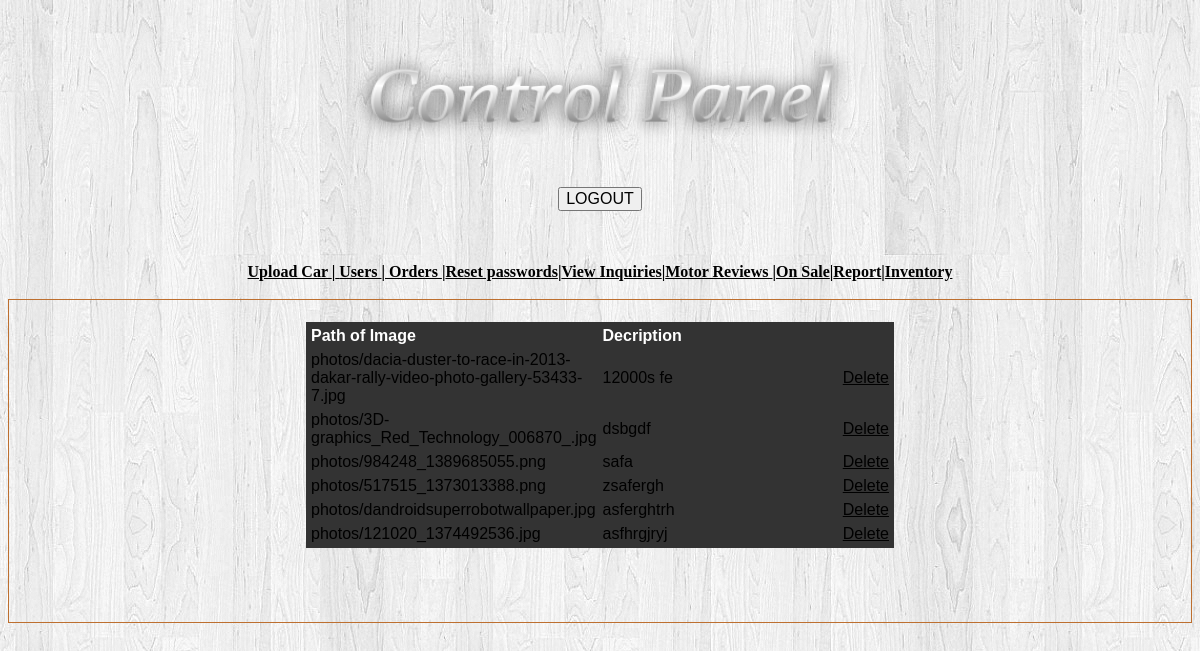
Screenshot of /onsale.php with the database file from the repository.
### tables this page shows
CREATE TABLE IF NOT EXISTS `uploads` (
  `id` int(30) NOT NULL AUTO_INCREMENT,
  `location` text NOT NULL,
  `caption` text NOT NULL,
  PRIMARY KEY (`id`)
);

### onsale.php (the view, shortened to what this page needs)
<!DOCTYPE html PUBLIC "-//W3C//DTD XHTML 1.0 Transitional//EN" "http://www.w3.org/TR/xhtml1/DTD/xhtml1-transitional.dtd">
<html xmlns="http://www.w3.org/1999/xhtml">
<?php
$quey1="select * from uploads";
$result=mysql_query($quey1) or die(mysql_error());
?>
<head>
<link href="css/style.css" rel="stylesheet" type="text/css" />
</head>
<body>
<div id="templatemo_container">
<div id="templatemo_top_panel">
  <div align="center">
    <table width="197" height="120" border="0" align="center">
    <tr>
      <td><img src="images/coollogo_com-250804822.png" alt="asf" width="528" height="145" /></td>
    </tr>
  </table></p>
  </div>
</div>
<div id="templatemo_content_panel_1">
	<div align="left" class="style8">
	  <div align="center"><a href="Adminlogin.html" class="heading2">
	    <input type="button" value="LOGOUT" class="body_txt" />
	    </a></div>
	</div>
	  <p align="center">&nbsp;</p>
  </div>
  <div id="templatemo_section_1_1">
    <div id="header">
      <div align="center" class="style5">
         <p align="center" class="style1 style6"><span class="style5"><a href="upload.php" class="style6">Upload Car </a>|<span class="style6"><a href="users.php" class="style6"> Users  </a>|<a href="orders.php" class="style6"> Orders </a>|<a href="reset.php" class="style6">Reset passwords</a>|<a href="viewinquiries.php" class="style6">View Inquiries</a></span></span>|<a href="viewreviews.php" class="style6">Motor  Reviews </a>|<a href="onsale.php" class="style6">On Sale</a>|<a href="report.php" target="_blank" class="style6">Report</a>|<a href="level.php" target="_blank" class="style6">Inventory</a></p>
	    <div style="border:#bd6f2f solid 1px;padding:4px 6px 2px 6px">
	    <div id="container">
              <table width="588" height="70" border="1" align="center" bordercolor="#333333" bgcolor="#333333" class="style6" >
  <caption>&nbsp;
  </caption>
  <tr>
    <th width="253" bgcolor="#333333"><div align="left" class="style8 style7">Path of Image </div></th>
    <th width="352" bgcolor="#333333"><div align="left" class="style8 style7">Decription</div></th>
	</tr>
  <?php
while($row=mysql_fetch_array($result)){
echo "<tr><td>";
echo $row['location'];
echo "</td><td>";
echo $row['caption'];
echo "</td>";
echo '<td><a href="delete5.php? caption='.$row['caption'].'">Delete</a></td>';
echo "</tr></td>";
}
 echo "</table>";
?>
			  <br />
                <br />
                <br />
          </div>
	  </div>
      </div>
	  </div>
    <div class="cleaner_with_height">&nbsp;</div>
</div>
</div>
</body>
</html>

### css/style.css (style rules this page uses)
body { background:url(../images/white-vintage-background.jpg) no-repeat 50% 0 #000; font-family:Arial, Helvetica, sans-serif; font-size:100%; line-height:1.125em; color:#464646; }
html { min-width:980px; }
html, body { height:100%; }
input, select, textarea { font-family:Arial, Helvetica, sans-serif; font-size:1em; vertical-align:middle; font-weight:normal; }
p { margin-bottom:18px; }
a { color:#000000; outline:none; }

### onsale.php (style rules this page uses)
.style5 { font-size: 16px }
.style6 { color: #000000 }
.style7 { color: #FFFFFF }

### rows the page displays
uploads: location "photos/dacia-duster-to-race-in-2013-dakar-rally-video-photo-gallery-53433-7.jpg", caption "12000s fe"
uploads: location "photos/3D-graphics_Red_Technology_006870_.jpg", caption "dsbgdf"
uploads: location "photos/984248_1389685055.png", caption "safa"
uploads: location "photos/517515_1373013388.png", caption "zsafergh"
uploads: location "photos/dandroidsuperrobotwallpaper.jpg", caption "asferghtrh"
uploads: location "photos/121020_1374492536.jpg", caption "asfhrgjryj"
